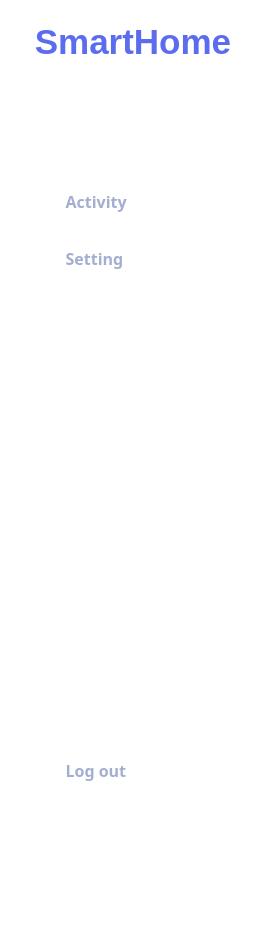
     <widget class="QFrame" name="left_top_menu">
      <property name="minimumSize">
       <size>
        <width>266</width>
        <height>940</height>
       </size>
      </property>
      <property name="maximumSize">
       <size>
        <width>266</width>
        <height>9999999</height>
       </size>
      </property>
      <property name="styleSheet">
       <string notr="true">background-color: rgb(255, 255, 255)</string>
      </property>
      <property name="frameShape">
       <enum>QFrame::NoFrame</enum>
      </property>
      <property name="frameShadow">
       <enum>QFrame::Raised</enum>
      </property>
      <property name="lineWidth">
       <number>0</number>
      </property>
      <layout class="QVBoxLayout" name="verticalLayout_3">
       <property name="spacing">
        <number>0</number>
       </property>
       <property name="leftMargin">
        <number>0</number>
       </property>
       <property name="topMargin">
        <number>0</number>
       </property>
       <property name="rightMargin">
        <number>0</number>
       </property>
       <property name="bottomMargin">
        <number>0</number>
       </property>
       <item>
        <widget class="QFrame" name="frame_smart_home">
         <property name="minimumSize">
          <size>
           <width>266</width>
           <height>124</height>
          </size>
         </property>
         <property name="maximumSize">
          <size>
           <width>266</width>
           <height>124</height>
          </size>
         </property>
         <property name="frameShape">
          <enum>QFrame::NoFrame</enum>
         </property>
         <property name="frameShadow">
          <enum>QFrame::Raised</enum>
         </property>
         <property name="lineWidth">
          <number>0</number>
         </property>
         <layout class="QVBoxLayout" name="verticalLayout">
          <property name="spacing">
           <number>0</number>
          </property>
          <property name="leftMargin">
           <number>0</number>
          </property>
          <property name="topMargin">
           <number>0</number>
          </property>
          <property name="rightMargin">
           <number>0</number>
          </property>
          <property name="bottomMargin">
           <number>40</number>
          </property>
          <item>
           <widget class="QLabel" name="lb_smart_home">
            <property name="minimumSize">
             <size>
              <width>190</width>
              <height>20</height>
             </size>
            </property>
            <property name="font">
             <font>
              <family>Segoe UI</family>
              <pointsize>26</pointsize>
              <weight>75</weight>
              <bold>true</bold>
             </font>
            </property>
            <property name="styleSheet">
             <string notr="true">color: rgb(91, 109, 238)</string>
            </property>
            <property name="text">
             <string>SmartHome</string>
            </property>
            <property name="alignment">
             <set>Qt::AlignCenter</set>
            </property>
           </widget>
          </item>
         </layout>
        </widget>
       </item>
       <item>
        <widget class="QFrame" name="frame_3_btns">
         <property name="minimumSize">
          <size>
           <width>266</width>
           <height>154</height>
          </size>
         </property>
         <property name="maximumSize">
          <size>
           <width>266</width>
           <height>154</height>
          </size>
         </property>
         <property name="frameShape">
          <enum>QFrame::NoFrame</enum>
         </property>
         <property name="frameShadow">
          <enum>QFrame::Raised</enum>
         </property>
         <property name="lineWidth">
          <number>0</number>
         </property>
         <layout class="QVBoxLayout" name="verticalLayout_2">
          <property name="spacing">
           <number>17</number>
          </property>
          <property name="leftMargin">
           <number>38</number>
          </property>
          <property name="topMargin">
           <number>0</number>
          </property>
          <property name="rightMargin">
           <number>38</number>
          </property>
          <property name="bottomMargin">
           <number>0</number>
          </property>
          <item alignment="Qt::AlignHCenter|Qt::AlignVCenter">
           <widget class="QFrame" name="frame_btn_dashboard">
            <property name="sizePolicy">
             <sizepolicy hsizetype="Fixed" vsizetype="Fixed">
              <horstretch>0</horstretch>
              <verstretch>0</verstretch>
             </sizepolicy>
            </property>
            <property name="maximumSize">
             <size>
              <width>190</width>
              <height>40</height>
             </size>
            </property>
            <property name="font">
             <font>
              <family>Segoe UI</family>
              <pointsize>15</pointsize>
              <weight>75</weight>
              <bold>true</bold>
             </font>
            </property>
            <property name="frameShape">
             <enum>QFrame::NoFrame</enum>
            </property>
            <property name="frameShadow">
             <enum>QFrame::Raised</enum>
            </property>
            <property name="lineWidth">
             <number>0</number>
            </property>
            <layout class="QVBoxLayout" name="verticalLayout_4">
             <property name="spacing">
              <number>0</number>
             </property>
             <property name="leftMargin">
              <number>0</number>
             </property>
             <property name="topMargin">
              <number>0</number>
             </property>
             <property name="rightMargin">
              <number>0</number>
             </property>
             <property name="bottomMargin">
              <number>0</number>
             </property>
             <item>
              <widget class="QPushButton" name="btn_dashboard">
               <property name="sizePolicy">
                <sizepolicy hsizetype="Expanding" vsizetype="Expanding">
                 <horstretch>0</horstretch>
                 <verstretch>0</verstretch>
                </sizepolicy>
               </property>
               <property name="minimumSize">
                <size>
                 <width>190</width>
                 <height>40</height>
                </size>
               </property>
               <property name="maximumSize">
                <size>
                 <width>190</width>
                 <height>40</height>
                </size>
               </property>
               <property name="font">
                <font>
                 <family>Segoe UI Semibold</family>
                 <pointsize>12</pointsize>
                 <weight>75</weight>
                 <bold>true</bold>
                </font>
               </property>
               <property name="cursor">
                <cursorShape>PointingHandCursor</cursorShape>
               </property>
               <property name="styleSheet">
                <string notr="true">QPushButton{
	text-align: left;
	color: rgb(255, 255, 255);
	padding-left:11px;
	border: 0px solid;
	border-radius: 3px;
	background-color:
	qlineargradient(spread:
	pad, x1:0, y1:0, x2:1, y2:1,
	stop: 0 rgb(129, 132, 255),
	stop: 1 rgb(92, 68, 255));
}
QPushButton:hover {
	background-color:
    qlineargradient(spread:
  	pad, x1:0, y1:0, x2:1, y2:1,
   	stop: 0 rgb(92, 68, 255),
    stop: 1 rgb(129, 132, 255));
}
</string>
               </property>
               <property name="text">
                <string>    Dashboard</string>
               </property>
               <property name="icon">
                <iconset>
                 <normaloff>icon/dashboard_white.png</normaloff>icon/dashboard_white.png</iconset>
               </property>
               <property name="iconSize">
                <size>
                 <width>18</width>
                 <height>18</height>
                </size>
               </property>
              </widget>
             </item>
            </layout>
           </widget>
          </item>
          <item>
           <widget class="QFrame" name="frame_btn_activity">
            <property name="sizePolicy">
             <sizepolicy hsizetype="Fixed" vsizetype="Fixed">
              <horstretch>0</horstretch>
              <verstretch>0</verstretch>
             </sizepolicy>
            </property>
            <property name="maximumSize">
             <size>
              <width>190</width>
              <height>40</height>
             </size>
            </property>
            <property name="frameShape">
             <enum>QFrame::NoFrame</enum>
            </property>
            <property name="frameShadow">
             <enum>QFrame::Raised</enum>
            </property>
            <property name="lineWidth">
             <number>0</number>
            </property>
            <layout class="QVBoxLayout" name="verticalLayout_5">
             <property name="spacing">
              <number>0</number>
             </property>
             <property name="leftMargin">
              <number>0</number>
             </property>
             <property name="topMargin">
              <number>0</number>
             </property>
             <property name="rightMargin">
              <number>0</number>
             </property>
             <property name="bottomMargin">
              <number>0</number>
             </property>
             <item>
              <widget class="QPushButton" name="btn_activity">
               <property name="sizePolicy">
                <sizepolicy hsizetype="Expanding" vsizetype="Expanding">
                 <horstretch>0</horstretch>
                 <verstretch>0</verstretch>
                </sizepolicy>
               </property>
               <property name="minimumSize">
                <size>
                 <width>190</width>
                 <height>40</height>
                </size>
               </property>
               <property name="maximumSize">
                <size>
                 <width>190</width>
                 <height>40</height>
                </size>
               </property>
               <property name="font">
                <font>
                 <family>Segoe UI Semibold</family>
                 <pointsize>12</pointsize>
                 <weight>75</weight>
                 <bold>true</bold>
                </font>
               </property>
               <property name="cursor">
                <cursorShape>PointingHandCursor</cursorShape>
               </property>
               <property name="styleSheet">
                <string notr="true">QPushButton{
	text-align: left;
	color: rgb(163, 174, 208);
	padding-left:11px;
	border: 0px solid;
}
QPushButton:hover {
	background-color: rgb(241, 243, 244);
}</string>
               </property>
               <property name="text">
                <string>    Activity</string>
               </property>
               <property name="icon">
                <iconset>
                 <normaloff>icon/activity_gray.png</normaloff>icon/activity_gray.png</iconset>
               </property>
               <property name="iconSize">
                <size>
                 <width>18</width>
                 <height>18</height>
                </size>
               </property>
              </widget>
             </item>
            </layout>
           </widget>
          </item>
          <item>
           <widget class="QFrame" name="frame_btn_setting">
            <property name="sizePolicy">
             <sizepolicy hsizetype="Fixed" vsizetype="Fixed">
              <horstretch>0</horstretch>
              <verstretch>0</verstretch>
             </sizepolicy>
            </property>
            <property name="maximumSize">
             <size>
              <width>190</width>
              <height>40</height>
             </size>
            </property>
            <property name="frameShape">
             <enum>QFrame::NoFrame</enum>
            </property>
            <property name="frameShadow">
             <enum>QFrame::Raised</enum>
            </property>
            <property name="lineWidth">
             <number>0</number>
            </property>
            <layout class="QVBoxLayout" name="verticalLayout_6">
             <property name="spacing">
              <number>0</number>
             </property>
             <property name="leftMargin">
              <number>0</number>
             </property>
             <property name="topMargin">
              <number>0</number>
             </property>
             <property name="rightMargin">
              <number>0</number>
             </property>
             <property name="bottomMargin">
              <number>0</number>
             </property>
             <item>
              <widget class="QPushButton" name="btn_setting">
               <property name="minimumSize">
                <size>
                 <width>190</width>
                 <height>40</height>
                </size>
               </property>
               <property name="maximumSize">
                <size>
                 <width>190</width>
                 <height>40</height>
                </size>
               </property>
               <property name="font">
                <font>
                 <family>Segoe UI Semibold</family>
                 <pointsize>12</pointsize>
                 <weight>75</weight>
                 <bold>true</bold>
                </font>
               </property>
               <property name="cursor">
                <cursorShape>PointingHandCursor</cursorShape>
               </property>
               <property name="styleSheet">
                <string notr="true">QPushButton{
	text-align: left;
	color: rgb(163, 174, 208);
	padding-left:11px;
	border: 0px solid;
}
QPushButton:hover {
	background-color: rgb(241, 243, 244);
}</string>
               </property>
               <property name="text">
                <string>    Setting</string>
               </property>
               <property name="icon">
                <iconset>
                 <normaloff>icon/setting_gray.png</normaloff>icon/setting_gray.png</iconset>
               </property>
               <property name="iconSize">
                <size>
                 <width>18</width>
                 <height>18</height>
                </size>
               </property>
              </widget>
             </item>
            </layout>
           </widget>
          </item>
         </layout>
        </widget>
       </item>
       <item>
        <widget class="QFrame" name="frame_logout_and_upgrade">
         <property name="minimumSize">
          <size>
           <width>266</width>
           <height>662</height>
          </size>
         </property>
         <property name="maximumSize">
          <size>
           <width>266</width>
           <height>16777215</height>
          </size>
         </property>
         <property name="frameShape">
          <enum>QFrame::NoFrame</enum>
         </property>
         <property name="frameShadow">
          <enum>QFrame::Raised</enum>
         </property>
         <property name="lineWidth">
          <number>0</number>
         </property>
         <layout class="QVBoxLayout" name="verticalLayout_7" stretch="0,0">
          <property name="spacing">
           <number>0</number>
          </property>
          <property name="leftMargin">
           <number>0</number>
          </property>
          <property name="topMargin">
           <number>0</number>
          </property>
          <property name="rightMargin">
           <number>0</number>
          </property>
          <property name="bottomMargin">
           <number>0</number>
          </property>
          <item alignment="Qt::AlignBottom">
           <widget class="QFrame" name="frame_btn_logout">
            <property name="frameShape">
             <enum>QFrame::NoFrame</enum>
            </property>
            <property name="frameShadow">
             <enum>QFrame::Raised</enum>
            </property>
            <property name="lineWidth">
             <number>0</number>
            </property>
            <layout class="QVBoxLayout" name="verticalLayout_9">
             <property name="spacing">
              <number>0</number>
             </property>
             <property name="leftMargin">
              <number>38</number>
             </property>
             <property name="topMargin">
              <number>0</number>
             </property>
             <property name="rightMargin">
              <number>38</number>
             </property>
             <property name="bottomMargin">
              <number>18</number>
             </property>
             <item>
              <widget class="QPushButton" name="btn_logout">
               <property name="minimumSize">
                <size>
                 <width>190</width>
                 <height>40</height>
                </size>
               </property>
               <property name="maximumSize">
                <size>
                 <width>190</width>
                 <height>40</height>
                </size>
               </property>
               <property name="font">
                <font>
                 <family>Segoe UI Semibold</family>
                 <pointsize>12</pointsize>
                 <weight>75</weight>
                 <bold>true</bold>
                </font>
               </property>
               <property name="cursor">
                <cursorShape>PointingHandCursor</cursorShape>
               </property>
               <property name="styleSheet">
                <string notr="true">QPushButton{
	text-align: left;
	color: rgb(163, 174, 208);
	padding-left:11px;
	border: 0px solid;
}
</string>
               </property>
               <property name="text">
                <string>    Log out</string>
               </property>
               <property name="icon">
                <iconset>
                 <normaloff>icon/logout_gray.png</normaloff>icon/logout_gray.png</iconset>
               </property>
               <property name="iconSize">
                <size>
                 <width>18</width>
                 <height>18</height>
                </size>
               </property>
              </widget>
             </item>
            </layout>
           </widget>
          </item>
          <item>
           <widget class="QFrame" name="frame_btn_upgrade">
            <property name="maximumSize">
             <size>
              <width>16777215</width>
              <height>132</height>
             </size>
            </property>
            <property name="frameShape">
             <enum>QFrame::NoFrame</enum>
            </property>
            <property name="frameShadow">
             <enum>QFrame::Raised</enum>
            </property>
            <property name="lineWidth">
             <number>0</number>
            </property>
            <layout class="QVBoxLayout" name="verticalLayout_8">
             <property name="spacing">
              <number>0</number>
             </property>
             <property name="leftMargin">
              <number>25</number>
             </property>
             <property name="topMargin">
              <number>0</number>
             </property>
             <property name="rightMargin">
              <number>25</number>
             </property>
             <property name="bottomMargin">
              <number>26</number>
             </property>
             <item>
              <widget class="QPushButton" name="btn_upgrade">
               <property name="sizePolicy">
                <sizepolicy hsizetype="Expanding" vsizetype="Expanding">
                 <horstretch>0</horstretch>
                 <verstretch>0</verstretch>
                </sizepolicy>
               </property>
               <property name="minimumSize">
                <size>
                 <width>216</width>
                 <height>106</height>
                </size>
               </property>
               <property name="maximumSize">
                <size>
                 <width>216</width>
                 <height>106</height>
                </size>
               </property>
               <property name="font">
                <font>
                 <family>Segoe UI Semibold</family>
                 <pointsize>12</pointsize>
                 <weight>75</weight>
                 <bold>true</bold>
                </font>
               </property>
               <property name="cursor">
                <cursorShape>PointingHandCursor</cursorShape>
               </property>
               <property name="styleSheet">
                <string notr="true">QPushButton{
	text-align: left;
	color: rgb(255, 255, 255);
	padding-left:24px;
	border: 0px solid;
	border-radius: 20px;
	background-color:
	qlineargradient(spread:
	pad, x1:0, y1:0, x2:1, y2:1,
	stop: 0 rgb(139, 143, 255),
	stop: 1 rgb(71, 31, 255));
}</string>
               </property>
               <property name="text">
                <string>Upgrade to PRO to get
access to all features!</string>
               </property>
              </widget>
             </item>
            </layout>
           </widget>
          </item>
         </layout>
        </widget>
       </item>
      </layout>
     </widget>
